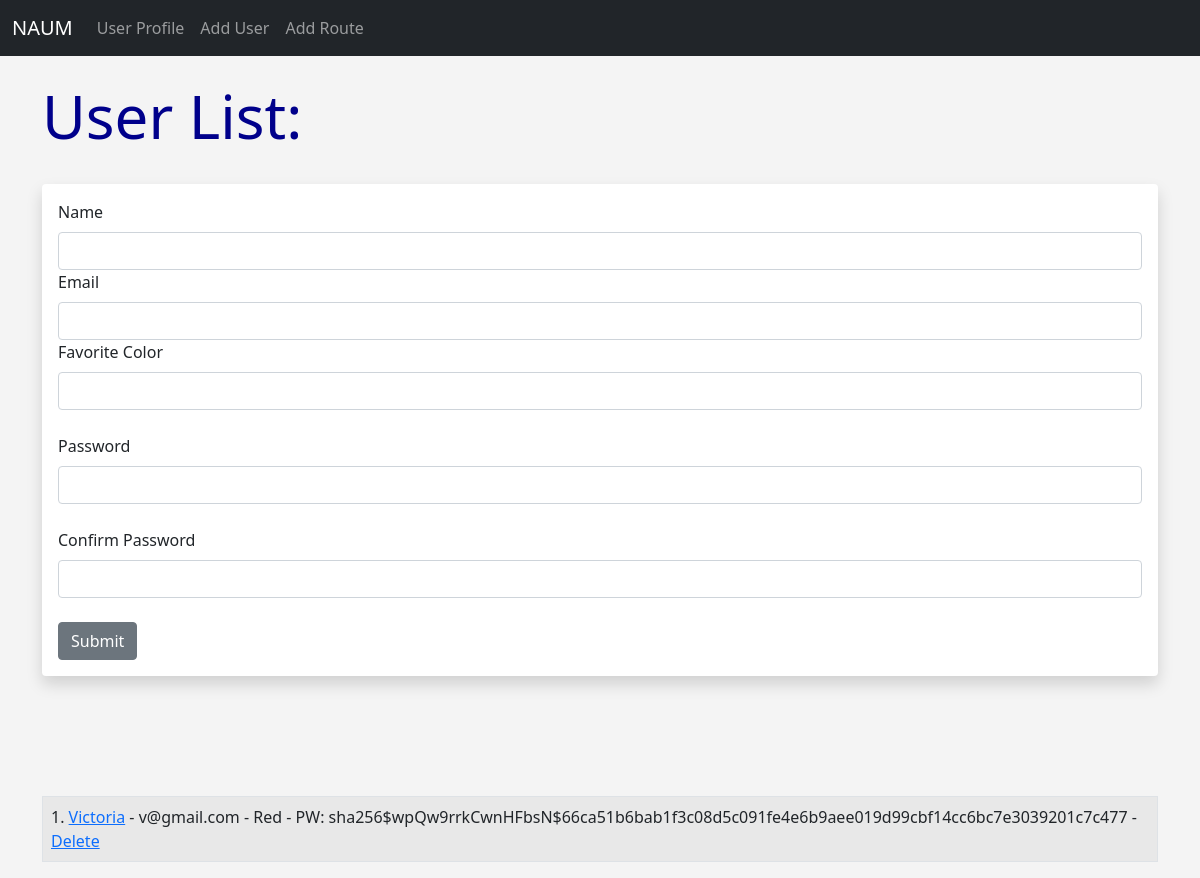
The app's page /user/add, older data.
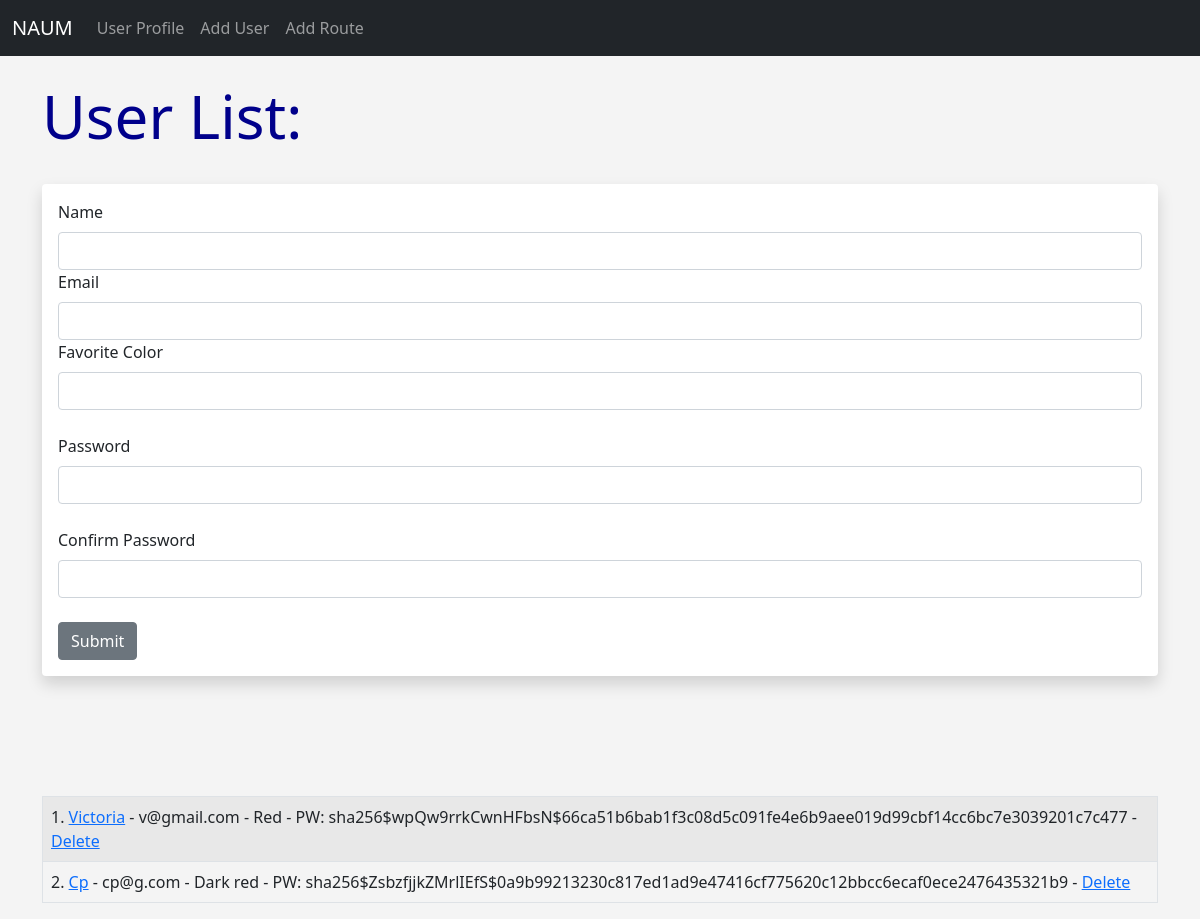
The same page, newer data.
### app.py (models this page shows, shortened)
class Users(db.Model):
    id = db.Column(db.Integer, primary_key=True)
    name = db.Column(db.String(100), nullable=False)
    email = db.Column(db.String(120), nullable=False, unique=True)
    favorite_color = db.Column(db.String(120))
    date_added = db.Column(db.DateTime, default=datetime.utcnow)
    password_hash = db.Column(db.String(128))
    @property
    def password(self):
        raise AttributeError('Password is not a readable attribute!')

### app.py (the view, shortened to what this page needs)
@app.route('/user/add', methods=['GET', 'POST'])
def add_user():
    name = None
    form = UserForm()
    our_users = Users.query.order_by(Users.date_added)
    return render_template("add_user.html", form=form, name=name, our_users=our_users)

### app.py
class UserForm(FlaskForm):
    name = StringField("Name", validators=[DataRequired()])
    email = StringField("Email", validators=[DataRequired()])
    favorite_color = StringField("Favorite Color")
    password_hash = PasswordField('Password', validators=[DataRequired(), EqualTo('password_hash2', message='Passwords Must Match!')])
    password_hash2 = PasswordField('Confirm Password', validators=[DataRequired()])
    submit = SubmitField("Submit")

### templates/add_user.html (shortened to what this page needs)
{% extends 'base.html' %}
{% block content %}
{% if name %}
    <h1>User Added!</h1>
    <br>
    <table class="table table-striped table-hover table-bordered">
        {% for our_user in our_users %}
        <tr>
            <td>{{ our_user.id}}. <a href="{{url_for('update', id=our_user.id)}}">{{ our_user.name }}</a> - {{ our_user.email }} - {{ our_user.favorite_color }} - <a href="{{url_for('delete', id=our_user.id)}}">Delete</a></td>
        </tr>
        {% endfor %}
    </table>
    {% else %}
    <h1>User List:</h1>
    <br>
    <div class="shadow p-3 mb-5 bg-body rounded">
    <form method="POST">
        {{ form.name.label(class="form-label") }}
        {{ form.name(class="form-control") }}
        {{ form.email.label(class="form-label") }}
        {{ form.email(class="form-control") }}
        {{ form.favorite_color.label(class="form-label") }}
        {{ form.favorite_color(class="form-control") }}
        <br>
        {{ form.password_hash.label(class="form-label") }}
        {{ form.password_hash(class="form-control") }}
        <br>
        {{ form.password_hash2.label(class="form-label") }}
        {{ form.password_hash2(class="form-control") }}
        <br>
        {{ form.submit(class="btn btn-secondary") }}
    </form>
    </div>
    <br><br><br>
    <table class="table table-striped table-hover table-bordered">
        {% for our_user in our_users %}
        <tr>
            <td>{{ our_user.id }}. <a href="{{url_for('update', id=our_user.id)}}">{{ our_user.name }}</a> - {{ our_user.email }} - {{ our_user.favorite_color }} - PW: {{ our_user.password_hash }} - <a href="{{url_for('delete', id=our_user.id)}}">Delete</a></td>
        </tr>
        {% endfor %}
    </table>
{% endif%}
{% endblock %}

### templates/base.html (shortened to what this page needs)
<!doctype html>
<html lang="en">
  <head>
    <link href="https://cdn.jsdelivr.net/npm/bootstrap@5.1.3/dist/css/bootstrap.min.css" rel="stylesheet">
    <link href="{{url_for('static', filename='css/style.css')}}" rel="stylesheet">
  </head>
  <body>
      {% include 'navbar.html' %}
        <br>
        <div class="container">
            {% block content %}
            {% endblock %}
        </div>
  </body>
</html>

### templates/navbar.html (shortened to what this page needs)
<nav class="navbar navbar-expand-lg navbar-dark bg-dark">
    <div class="container-fluid">
      <a class="navbar-brand" href="{{url_for('index')}}">NAUM</a>
      <div class="collapse navbar-collapse" id="navbarSupportedContent">
        <ul class="navbar-nav me-auto mb-2 mb-lg-0">
          <li class="nav-item">
            <a class="nav-link" href="{{url_for('user', name='john')}}">User Profile</a>
          </li>
          <li class="nav-item">
            <a class="nav-link" href="{{url_for('add_user')}}">Add User</a>
          </li>
          <li class="nav-item">
            <a class="nav-link" href="{{url_for('add_route')}}">Add Route</a>
          </li>
        </ul>
      </div>
    </div>
  </nav>

### static/css/style.css (style rules this page uses)
h1 { color: darkblue; font-size: 60px; }
body { background: #f4f4f4; }

Row changes from the older to the newer data that the page shows:
added Users: id "2", name "Cp", email "cp@g.com", favorite_color "Dark red", password_hash "sha256$ZsbzfjjkZMrlIEfS$0a9b99213230c817ed1ad9e47416cf775620c12bbcc6ecaf0ece2476435321b9"
